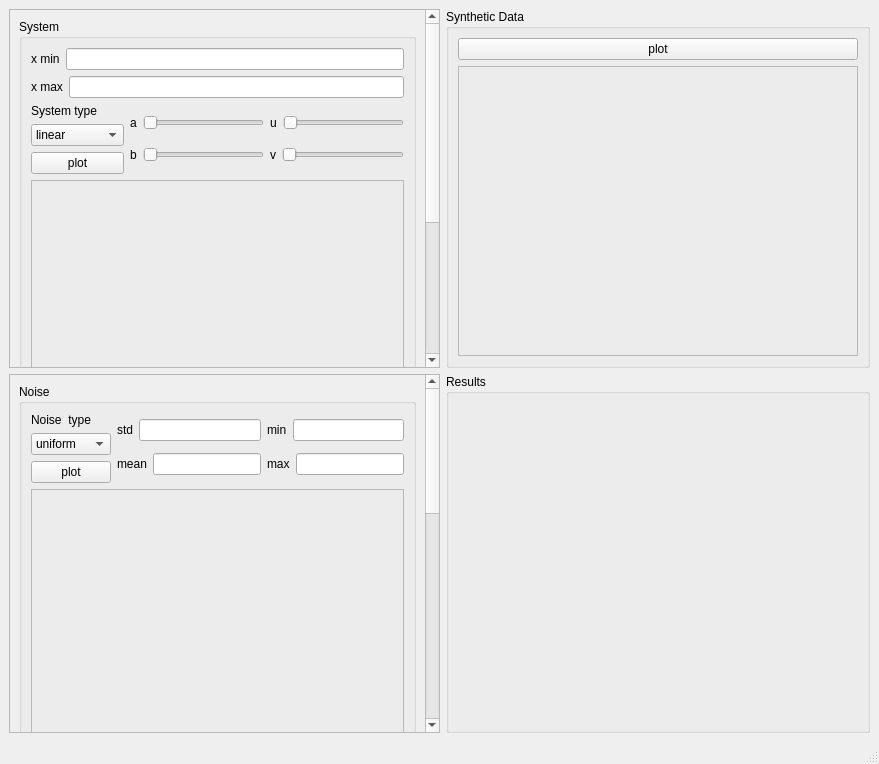
<?xml version="1.0" encoding="UTF-8"?>
<ui version="4.0">
 <class>MainWindow</class>
 <widget class="QMainWindow" name="MainWindow">
  <property name="geometry">
   <rect>
    <x>0</x>
    <y>0</y>
    <width>879</width>
    <height>764</height>
   </rect>
  </property>
  <property name="windowTitle">
   <string>MainWindow</string>
  </property>
  <widget class="QWidget" name="centralwidget">
   <layout class="QVBoxLayout" name="verticalLayout">
    <item>
     <layout class="QGridLayout" name="gridLayout">
      <item row="1" column="1">
       <widget class="QGroupBox" name="groupBox_4">
        <property name="title">
         <string>Results</string>
        </property>
       </widget>
      </item>
      <item row="0" column="1">
       <widget class="QGroupBox" name="groupBox_2">
        <property name="title">
         <string>Synthetic Data</string>
        </property>
        <layout class="QVBoxLayout" name="verticalLayout_14">
         <item>
          <widget class="QPushButton" name="btn_plot_synData">
           <property name="text">
            <string>plot</string>
           </property>
          </widget>
         </item>
         <item>
          <widget class="QFrame" name="frame_2">
           <property name="minimumSize">
            <size>
             <width>400</width>
             <height>100</height>
            </size>
           </property>
           <property name="frameShape">
            <enum>QFrame::StyledPanel</enum>
           </property>
           <property name="frameShadow">
            <enum>QFrame::Raised</enum>
           </property>
           <layout class="QVBoxLayout" name="verticalLayout_4">
            <item>
             <layout class="QVBoxLayout" name="verticalLayout_2"/>
            </item>
           </layout>
          </widget>
         </item>
        </layout>
       </widget>
      </item>
      <item row="0" column="0">
       <widget class="QScrollArea" name="scrollArea">
        <property name="maximumSize">
         <size>
          <width>1000</width>
          <height>16777215</height>
         </size>
        </property>
        <property name="horizontalScrollBarPolicy">
         <enum>Qt::ScrollBarAlwaysOff</enum>
        </property>
        <property name="widgetResizable">
         <bool>true</bool>
        </property>
        <widget class="QWidget" name="scrollAreaWidgetContents">
         <property name="geometry">
          <rect>
           <x>0</x>
           <y>0</y>
           <width>401</width>
           <height>623</height>
          </rect>
         </property>
         <property name="maximumSize">
          <size>
           <width>1000</width>
           <height>16777215</height>
          </size>
         </property>
         <layout class="QVBoxLayout" name="verticalLayout_20">
          <item>
           <widget class="QGroupBox" name="groupBox_1">
            <property name="maximumSize">
             <size>
              <width>1000</width>
              <height>16777215</height>
             </size>
            </property>
            <property name="title">
             <string>System</string>
            </property>
            <layout class="QVBoxLayout" name="verticalLayout_15">
             <item>
              <layout class="QVBoxLayout" name="verticalLayout_13">
               <item>
                <layout class="QVBoxLayout" name="verticalLayout_9">
                 <item>
                  <layout class="QHBoxLayout" name="horizontalLayout">
                   <item>
                    <widget class="QLabel" name="label">
                     <property name="text">
                      <string>x min</string>
                     </property>
                    </widget>
                   </item>
                   <item>
                    <widget class="QLineEdit" name="lineEdit_xmin"/>
                   </item>
                  </layout>
                 </item>
                 <item>
                  <layout class="QHBoxLayout" name="horizontalLayout_2">
                   <item>
                    <widget class="QLabel" name="label_2">
                     <property name="text">
                      <string>x max</string>
                     </property>
                    </widget>
                   </item>
                   <item>
                    <widget class="QLineEdit" name="lineEdit_xmax"/>
                   </item>
                  </layout>
                 </item>
                </layout>
               </item>
               <item>
                <layout class="QHBoxLayout" name="horizontalLayout_7">
                 <item>
                  <layout class="QVBoxLayout" name="verticalLayout_11">
                   <item>
                    <widget class="QLabel" name="label_5">
                     <property name="text">
                      <string>System type</string>
                     </property>
                    </widget>
                   </item>
                   <item>
                    <widget class="QComboBox" name="combo_System">
                     <item>
                      <property name="text">
                       <string>linear</string>
                      </property>
                     </item>
                     <item>
                      <property name="text">
                       <string>exponential</string>
                      </property>
                     </item>
                    </widget>
                   </item>
                   <item>
                    <widget class="QPushButton" name="btn_plot_system">
                     <property name="text">
                      <string>plot</string>
                     </property>
                    </widget>
                   </item>
                  </layout>
                 </item>
                 <item>
                  <layout class="QVBoxLayout" name="verticalLayout_10">
                   <item>
                    <layout class="QHBoxLayout" name="horizontalLayout_3">
                     <item>
                      <widget class="QLabel" name="label_3">
                       <property name="text">
                        <string>a</string>
                       </property>
                      </widget>
                     </item>
                     <item>
                      <widget class="QSlider" name="slider_a">
                       <property name="orientation">
                        <enum>Qt::Horizontal</enum>
                       </property>
                      </widget>
                     </item>
                    </layout>
                   </item>
                   <item>
                    <layout class="QHBoxLayout" name="horizontalLayout_4">
                     <item>
                      <widget class="QLabel" name="label_4">
                       <property name="text">
                        <string>b</string>
                       </property>
                      </widget>
                     </item>
                     <item>
                      <widget class="QSlider" name="slider_b">
                       <property name="orientation">
                        <enum>Qt::Horizontal</enum>
                       </property>
                      </widget>
                     </item>
                    </layout>
                   </item>
                  </layout>
                 </item>
                 <item>
                  <layout class="QVBoxLayout" name="verticalLayout_12">
                   <item>
                    <layout class="QHBoxLayout" name="horizontalLayout_5">
                     <item>
                      <widget class="QLabel" name="label_6">
                       <property name="text">
                        <string>u</string>
                       </property>
                      </widget>
                     </item>
                     <item>
                      <widget class="QSlider" name="slider_u">
                       <property name="orientation">
                        <enum>Qt::Horizontal</enum>
                       </property>
                      </widget>
                     </item>
                    </layout>
                   </item>
                   <item>
                    <layout class="QHBoxLayout" name="horizontalLayout_6">
                     <item>
                      <widget class="QLabel" name="label_7">
                       <property name="text">
                        <string>v</string>
                       </property>
                      </widget>
                     </item>
                     <item>
                      <widget class="QSlider" name="slider_v">
                       <property name="orientation">
                        <enum>Qt::Horizontal</enum>
                       </property>
                      </widget>
                     </item>
                    </layout>
                   </item>
                  </layout>
                 </item>
                </layout>
               </item>
              </layout>
             </item>
             <item>
              <widget class="QFrame" name="frame">
               <property name="minimumSize">
                <size>
                 <width>0</width>
                 <height>400</height>
                </size>
               </property>
               <property name="frameShape">
                <enum>QFrame::StyledPanel</enum>
               </property>
               <property name="frameShadow">
                <enum>QFrame::Raised</enum>
               </property>
               <layout class="QVBoxLayout" name="verticalLayout_3">
                <item>
                 <layout class="QVBoxLayout" name="verticalLayout_1"/>
                </item>
               </layout>
              </widget>
             </item>
            </layout>
           </widget>
          </item>
         </layout>
        </widget>
       </widget>
      </item>
      <item row="1" column="0">
       <widget class="QScrollArea" name="scrollArea_2">
        <property name="maximumSize">
         <size>
          <width>1000</width>
          <height>16777215</height>
         </size>
        </property>
        <property name="widgetResizable">
         <bool>true</bool>
        </property>
        <widget class="QWidget" name="scrollAreaWidgetContents_2">
         <property name="maximumSize">
          <size>
           <width>1000</width>
           <height>16777215</height>
          </size>
         </property>
         <layout class="QVBoxLayout" name="verticalLayout_21">
          <item>
           <widget class="QGroupBox" name="groupBox_3">
            <property name="maximumSize">
             <size>
              <width>1000</width>
              <height>16777215</height>
             </size>
            </property>
            <property name="title">
             <string>Noise</string>
            </property>
            <layout class="QVBoxLayout" name="verticalLayout_19">
             <item>
              <layout class="QHBoxLayout" name="horizontalLayout_12">
               <item>
                <layout class="QVBoxLayout" name="verticalLayout_16">
                 <item>
                  <widget class="QLabel" name="label_9">
                   <property name="text">
                    <string>Noise  type</string>
                   </property>
                  </widget>
                 </item>
                 <item>
                  <widget class="QComboBox" name="combo_noise">
                   <item>
                    <property name="text">
                     <string>uniform</string>
                    </property>
                   </item>
                   <item>
                    <property name="text">
                     <string>gaussian</string>
                    </property>
                   </item>
                  </widget>
                 </item>
                 <item>
                  <widget class="QPushButton" name="btn_plot_noise">
                   <property name="text">
                    <string>plot</string>
                   </property>
                  </widget>
                 </item>
                </layout>
               </item>
               <item>
                <layout class="QVBoxLayout" name="verticalLayout_17">
                 <item>
                  <layout class="QHBoxLayout" name="horizontalLayout_8">
                   <item>
                    <widget class="QLabel" name="label_10">
                     <property name="text">
                      <string>std</string>
                     </property>
                    </widget>
                   </item>
                   <item>
                    <widget class="QLineEdit" name="lineEdit_std"/>
                   </item>
                  </layout>
                 </item>
                 <item>
                  <layout class="QHBoxLayout" name="horizontalLayout_9">
                   <item>
                    <widget class="QLabel" name="label_11">
                     <property name="text">
                      <string>mean</string>
                     </property>
                    </widget>
                   </item>
                   <item>
                    <widget class="QLineEdit" name="lineEdit_mean"/>
                   </item>
                  </layout>
                 </item>
                </layout>
               </item>
               <item>
                <layout class="QVBoxLayout" name="verticalLayout_18">
                 <item>
                  <layout class="QHBoxLayout" name="horizontalLayout_10">
                   <item>
                    <widget class="QLabel" name="label_12">
                     <property name="text">
                      <string>min</string>
                     </property>
                    </widget>
                   </item>
                   <item>
                    <widget class="QLineEdit" name="lineEdit_min"/>
                   </item>
                  </layout>
                 </item>
                 <item>
                  <layout class="QHBoxLayout" name="horizontalLayout_11">
                   <item>
                    <widget class="QLabel" name="label_13">
                     <property name="text">
                      <string>max</string>
                     </property>
                    </widget>
                   </item>
                   <item>
                    <widget class="QLineEdit" name="lineEdit_max"/>
                   </item>
                  </layout>
                 </item>
                </layout>
               </item>
              </layout>
             </item>
             <item>
              <widget class="QFrame" name="frame_3">
               <property name="minimumSize">
                <size>
                 <width>200</width>
                 <height>400</height>
                </size>
               </property>
               <property name="frameShape">
                <enum>QFrame::StyledPanel</enum>
               </property>
               <property name="frameShadow">
                <enum>QFrame::Raised</enum>
               </property>
               <layout class="QVBoxLayout" name="verticalLayout_5">
                <item>
                 <layout class="QVBoxLayout" name="verticalLayout_6"/>
                </item>
               </layout>
              </widget>
             </item>
             <item>
              <widget class="QFrame" name="frame_4">
               <property name="minimumSize">
                <size>
                 <width>200</width>
                 <height>400</height>
                </size>
               </property>
               <property name="frameShape">
                <enum>QFrame::StyledPanel</enum>
               </property>
               <property name="frameShadow">
                <enum>QFrame::Raised</enum>
               </property>
               <layout class="QVBoxLayout" name="verticalLayout_7">
                <item>
                 <layout class="QVBoxLayout" name="verticalLayout_8"/>
                </item>
               </layout>
              </widget>
             </item>
            </layout>
           </widget>
          </item>
         </layout>
        </widget>
       </widget>
      </item>
     </layout>
    </item>
   </layout>
  </widget>
  <widget class="QMenuBar" name="menubar">
   <property name="geometry">
    <rect>
     <x>0</x>
     <y>0</y>
     <width>879</width>
     <height>26</height>
    </rect>
   </property>
  </widget>
  <widget class="QStatusBar" name="statusbar"/>
 </widget>
 <resources/>
 <connections/>
</ui>
